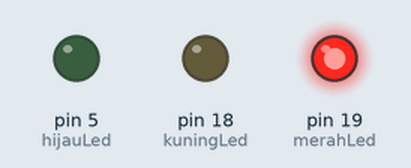
Recording of a sketch running on a simulated Arduino Uno, built with avr-gcc and run on an emulated ATmega328P. On the bench: output pins drawn as LEDs (lit = HIGH).

Above: at 2.5 s.
At 6.0 s:
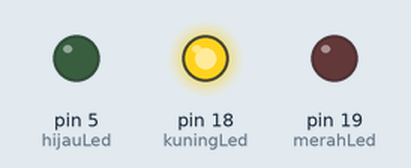
At 9.5 s:
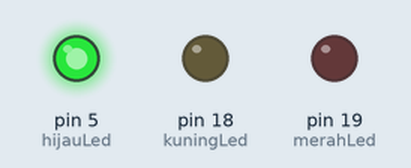
Timing chart, 0 to 15.6 s (numbered marks = the images above):
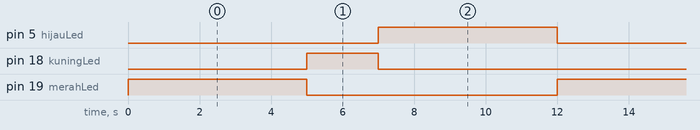

Measured:
- by itself, pin 5 (hijauLed), pin 19 (merahLed): alternates HIGH for 5.0 s and LOW for 7.0 s
- by itself, pin 18 (kuningLed): alternates HIGH for 2.0 s and LOW for 10.0 s
- by itself, everything shown: repeats every 12.0 s, in 3 steps

The sketch:

PROGRAM_1_RIO_MT.ino
```cpp
//Rio M Taufik
//XII TAV 1

const int merahLed = 19;
const int kuningLed = 18;
const int hijauLed = 5;

void setup() {
  // put your setup code here, to run once:
  pinMode(merahLed, OUTPUT);
  pinMode(kuningLed, OUTPUT);
  pinMode(hijauLed, OUTPUT);

}

void loop() {
  // put your main code here, to run repeatedly:
  digitalWrite(merahLed, HIGH);
  digitalWrite(kuningLed, LOW);
  digitalWrite(hijauLed, LOW);
  delay(5000);

  digitalWrite(merahLed, LOW);
  digitalWrite(kuningLed, HIGH);
  digitalWrite(hijauLed, LOW);
  delay(2000);

  digitalWrite(merahLed, LOW);
  digitalWrite(kuningLed, LOW);
  digitalWrite(hijauLed, HIGH);
  delay(5000);

}
```
